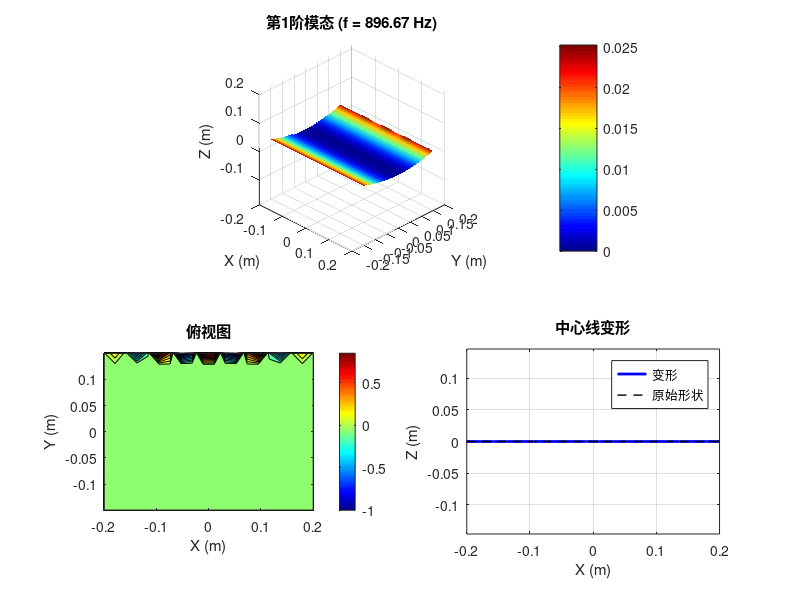
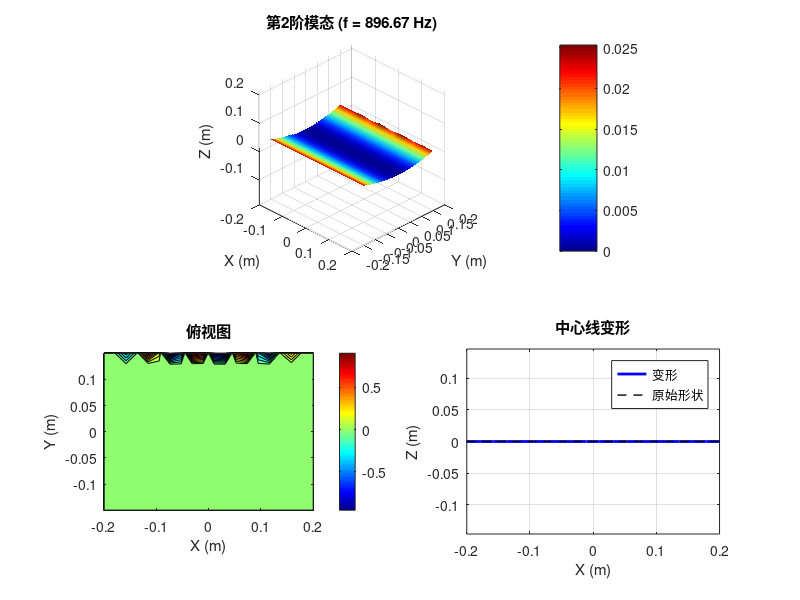
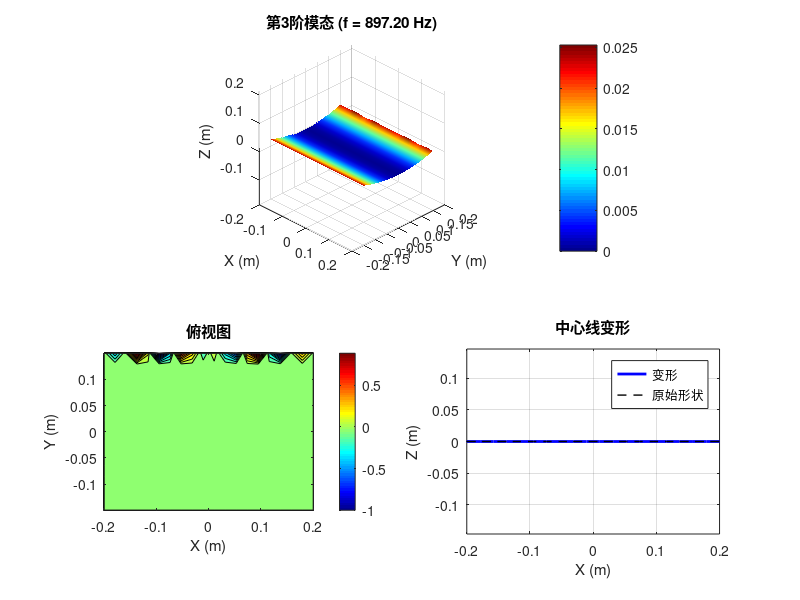
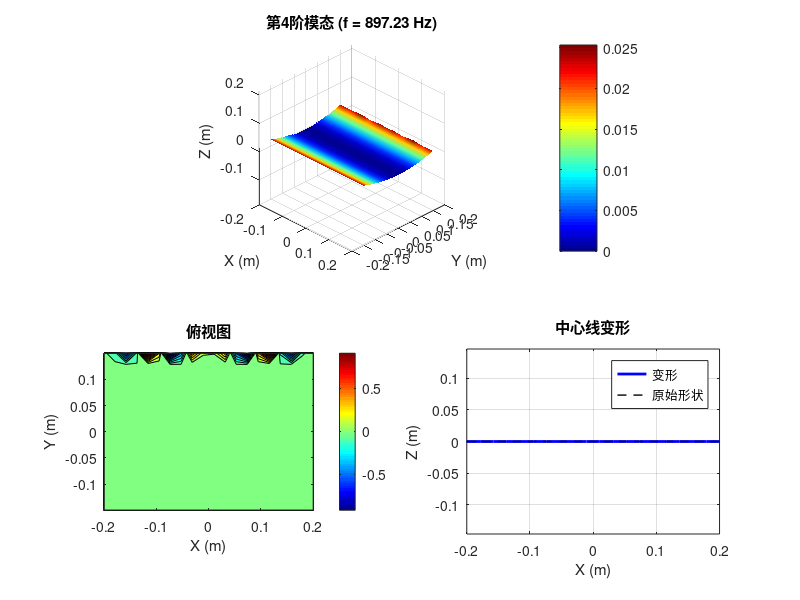

Write the MATLAB code that produced these figures, in order. (Note: a time limit stopped this script after it produced the figures.)
%% 曲面板模态分析 - 增强版本
% Author: Xingqiang Chen
% Date: 2024-12-23

% 清理工作空间
clear; clc; close all;

%% 定义几何参数
% 长度 (m)
L = 0.4;    
% 宽度 (m)
W = 0.3;    
% 厚度 (m)
t = 0.002;  
% 曲率半径 (m)
R = 0.5;    

%% 定义材料属性（钢）
% 弹性模量 (Pa)
E = 2.1e11;  
% 密度 (kg/m³)
rho = 7800;  
% 泊松比
nu = 0.3;    
% 阻尼比
zeta = 0.02; 

%% 创建网格
% x方向的节点数
nx = 20;  
% y方向的节点数
ny = 15;  
[X, Y] = meshgrid(linspace(-L/2, L/2, nx), linspace(-W/2, W/2, ny));
% 计算曲面高度
Z = R - sqrt(R^2 - Y.^2);  

%% 创建有限元模型
% 每个节点的自由度数：u, v, w, θx, θy
ndof = 5;  
% 总自由度数
N = nx * ny * ndof;  
% 质量矩阵
M = sparse(N, N);  
% 刚度矩阵
K = sparse(N, N);  
% 阻尼矩阵
C = sparse(N, N);  

%% 定义单元参数
% x方向单元长度
dx = L/(nx-1);
% y方向单元长度
dy = W/(ny-1);
% 弯曲刚度
D = E*t^3/(12*(1-nu^2));  
% 剪切模量
G = E/(2*(1+nu));         
% 剪切修正系数
kappa = 5/6;              

%% 创建进度条
fprintf('正在组装全局矩阵...\n');
h = waitbar(0, '组装单元矩阵...');

%% 组装全局矩阵
for i = 1:nx-1
    for j = 1:ny-1
        % 更新进度条
        waitbar(((i-1)*(ny-1) + j)/((nx-1)*(ny-1)), h);
        
        % 单元节点编号
        n1 = j + (i-1)*ny;
        n2 = j + i*ny;
        n3 = j+1 + i*ny;
        n4 = j+1 + (i-1)*ny;
        
        % 获取节点坐标
        x1 = X(j,i); y1 = Y(j,i); z1 = Z(j,i);
        x2 = X(j,i+1); y2 = Y(j,i+1); z2 = Z(j,i+1);
        x3 = X(j+1,i+1); y3 = Y(j+1,i+1); z3 = Z(j+1,i+1);
        x4 = X(j+1,i); y4 = Y(j+1,i); z4 = Z(j+1,i);
        
        % 计算单元法向量
        v1 = [x2-x1; y2-y1; z2-z1];
        v2 = [x4-x1; y4-y1; z4-z1];
        n = cross(v1, v2);
        n = n/norm(n);
        
        % 单元自由度
        dofs = [];
        for n = [n1 n2 n3 n4]
            dofs = [dofs, (n-1)*ndof+1:(n-1)*ndof+5];
        end
        
        % 计算单元矩阵
        A = dx*dy;  % 单元面积
        
        % 简化的单元刚度矩阵
        ke = zeros(20, 20);
        
        % 膜变形部分
        ke(1:12, 1:12) = E*t/(1-nu^2) * A/4 * [
            4  2  0  2  1  0  1  0  0  2  1  0
            2  4  0  1  2  0  0  1  0  1  2  0
            0  0  1  0  0  0  0  0  0  0  0  0
            2  1  0  4  2  0  2  1  0  1  0  0
            1  2  0  2  4  0  1  2  0  0  1  0
            0  0  0  0  0  1  0  0  0  0  0  0
            1  0  0  2  1  0  4  2  0  2  1  0
            0  1  0  1  2  0  2  4  0  1  2  0
            0  0  0  0  0  0  0  0  1  0  0  0
            2  1  0  1  0  0  2  1  0  4  2  0
            1  2  0  0  1  0  1  2  0  2  4  0
            0  0  0  0  0  0  0  0  0  0  0  1
        ];
        
        % 弯曲部分
        ke(13:20, 13:20) = D*A/4 * [
            4  1  1  0  1  0  0  0
            1  4  0  1  0  1  0  0
            1  0  4  1  0  0  1  0
            0  1  1  4  0  0  0  1
            1  0  0  0  4  1  1  0
            0  1  0  0  1  4  0  1
            0  0  1  0  1  0  4  1
            0  0  0  1  0  1  1  4
        ];
        
        % 质量矩阵
        me = zeros(20, 20);
        
        % 平动质量
        me(1:12, 1:12) = rho*t*A/36 * [
            4  0  0  2  0  0  1  0  0  2  0  0
            0  4  0  0  2  0  0  1  0  0  2  0
            0  0  4  0  0  2  0  0  1  0  0  2
            2  0  0  4  0  0  2  0  0  1  0  0
            0  2  0  0  4  0  0  2  0  0  1  0
            0  0  2  0  0  4  0  0  2  0  0  1
            1  0  0  2  0  0  4  0  0  2  0  0
            0  1  0  0  2  0  0  4  0  0  2  0
            0  0  1  0  0  2  0  0  4  0  0  2
            2  0  0  1  0  0  2  0  0  4  0  0
            0  2  0  0  1  0  0  2  0  0  4  0
            0  0  2  0  0  1  0  0  2  0  0  4
        ];
        
        % 转动质量
        me(13:20, 13:20) = rho*t^3*A/420 * [
            16  0 -8   0  4  0 -8   0
             0 16  0  -8  0  4  0  -8
            -8  0 16   0 -8  0  4   0
             0 -8  0  16  0 -8  0   4
             4  0 -8   0 16  0 -8   0
             0  4  0  -8  0 16  0  -8
            -8  0  4   0 -8  0 16   0
             0 -8  0   4  0 -8  0  16
        ];
        
        % 组装到全局矩阵
        K(dofs,dofs) = K(dofs,dofs) + ke;
        M(dofs,dofs) = M(dofs,dofs) + me;
    end
end

%% 关闭进度条
close(h);

%% 应用边界条件（固定两端）
fprintf('应用边界条件...\n');
fixed_dofs = [];
for i = [1, nx]
    for j = 1:ny
        n = j + (i-1)*ny;
        fixed_dofs = [fixed_dofs, (n-1)*ndof+1:(n-1)*ndof+5];
    end
end
free_dofs = setdiff(1:N, fixed_dofs);

%% 求解特征值问题
fprintf('求解特征值问题...\n');
[V, D] = eig(full(K(free_dofs,free_dofs)), full(M(free_dofs,free_dofs)));
[frequencies, idx] = sort(sqrt(real(diag(D)))/(2*pi));  % 确保频率为实数并按升序排列
V = V(:,idx);  % 对应排序特征向量
frequencies = frequencies(1:6);  % 只取前6阶
V = V(:,1:6);  % 只取前6阶模态

%% 构建完整模态
modes = zeros(N, 6);
for i = 1:6
    mode_free = V(:,i);
    mode_full = zeros(N, 1);
    mode_full(free_dofs) = mode_free;
    modes(:,i) = mode_full;
end

%% 计算阻尼矩阵（Rayleigh阻尼）
alpha = 2*zeta*sqrt(frequencies(1)*frequencies(6));  % 质量比例系数
beta = 2*zeta/(sqrt(frequencies(1)*frequencies(6))); % 刚度比例系数
C = alpha*M + beta*K;

%% 创建结果文件夹
outputFolder = 'ModalResults';
if ~exist(outputFolder, 'dir')
    mkdir(outputFolder);
end

%% 保存频率结果
fid = fopen(fullfile(outputFolder, 'NaturalFrequencies.txt'), 'w');
fprintf(fid, '曲面板模态分析结果\n\n');
fprintf(fid, '几何参数:\n');
fprintf(fid, '长度: %.3f m\n', L);
fprintf(fid, '宽度: %.3f m\n', W);
fprintf(fid, '厚度: %.3f m\n', t);
fprintf(fid, '曲率半径: %.3f m\n\n', R);
fprintf(fid, '材料属性:\n');
fprintf(fid, '弹性模量: %.2e Pa\n', E);
fprintf(fid, '密度: %.1f kg/m³\n', rho);
fprintf(fid, '泊松比: %.2f\n', nu);
fprintf(fid, '阻尼比: %.3f\n\n', zeta);
fprintf(fid, '前6阶固有频率:\n');
for i = 1:length(frequencies)
    fprintf(fid, '第%d阶: %.2f Hz\n', i, frequencies(i));
end
fprintf(fid, '\n阻尼参数:\n');
fprintf(fid, 'α (质量比例系数): %.6e\n', alpha);
fprintf(fid, 'β (刚度比例系数): %.6e\n', beta);
fclose(fid);

%% 绘制模态振型
fprintf('绘制模态振型...\n');
for mode = 1:6
    figure('Position', [100 100 800 600]);
    
    % 提取位移分量
    w = zeros(ny, nx);
    for i = 1:nx
        for j = 1:ny
            n = j + (i-1)*ny;
            w(j,i) = modes((n-1)*ndof+3, mode);  % 取出z方向位移
        end
    end
    
    % 归一化位移
    w = w/max(abs(w(:)));
    
    % 创建变形后的网格
    Zdef = Z + w*0.1*max(abs(Z(:)));  % 放大变形以便观察
    
    % 绘制3D曲面
    subplot(2,2,[1,2]);
    surf(X, Y, Zdef);
    colormap('jet');
    shading interp;
    colorbar;
    title(sprintf('第%d阶模态 (f = %.2f Hz)', mode, frequencies(mode)));
    xlabel('X (m)');
    ylabel('Y (m)');
    zlabel('Z (m)');
    axis equal;
    view(45, 30);
    
    % 绘制俯视图
    subplot(2,2,3);
    contourf(X, Y, w, 20);
    colormap('jet');
    colorbar;
    title('俯视图');
    xlabel('X (m)');
    ylabel('Y (m)');
    axis equal;
    
    % 绘制侧视图
    subplot(2,2,4);
    plot(X(ceil(ny/2),:), Zdef(ceil(ny/2),:), 'b-', 'LineWidth', 2);
    hold on;
    plot(X(ceil(ny/2),:), Z(ceil(ny/2),:), 'k--', 'LineWidth', 1);
    title('中心线变形');
    xlabel('X (m)');
    ylabel('Z (m)');
    legend('变形', '原始形状');
    axis equal;
    grid on;
    
    % 保存图像
    saveas(gcf, fullfile(outputFolder, sprintf('Mode%d.png', mode)));
end

%% 绘制频率响应函数
fprintf('计算频率响应函数...\n');
f = logspace(0, 4, 1000);  % 0.1 Hz到10 kHz
w = 2*pi*f;
H = zeros(length(f), 1);

% 选择观察点（面板中心）
obs_node = ceil(nx*ny/2);
obs_dof = (obs_node-1)*ndof + 3;  % z方向自由度

% 计算FRF
for i = 1:length(f)
    Z = -w(i)^2*M + 1i*w(i)*C + K;
    Z = Z(free_dofs,free_dofs);
    F = zeros(length(free_dofs), 1);
    F(obs_dof) = 1;  % 单位力激励
    U = Z\F;
    H(i) = abs(U(obs_dof));
end

% 绘制FRF
figure('Position', [100 100 800 400]);
semilogx(f, 20*log10(H), 'LineWidth', 2);
grid on;
title('频率响应函数');
xlabel('频率 (Hz)');
ylabel('幅值 (dB)');
saveas(gcf, fullfile(outputFolder, 'FRF.png'));

%% 保存结果
if ~exist('results', 'dir')
    mkdir('results');
end

% 保存所有图像到PNG文件
figHandles = findall(0, 'Type', 'figure');
for i = 1:length(figHandles)
    fig = figHandles(i);
    figName = fig.Name;
    % 转换空格为下划线并删除特殊字符
    figName = lower(regexprep(figName, '\s+', '_'));
    figName = regexprep(figName, '[^a-z0-9_]', '');
    saveas(fig, fullfile('results', [figName '.png']));
end

% 复制结果到文档
if ~exist('docs/images', 'dir')
    mkdir('docs/images');
end
copyfile('results/*.png', 'docs/images/');

fprintf('\n分析完成！结果已保存到 %s\n', outputFolder);
fprintf('图像已复制到 docs/images/ 目录\n');
